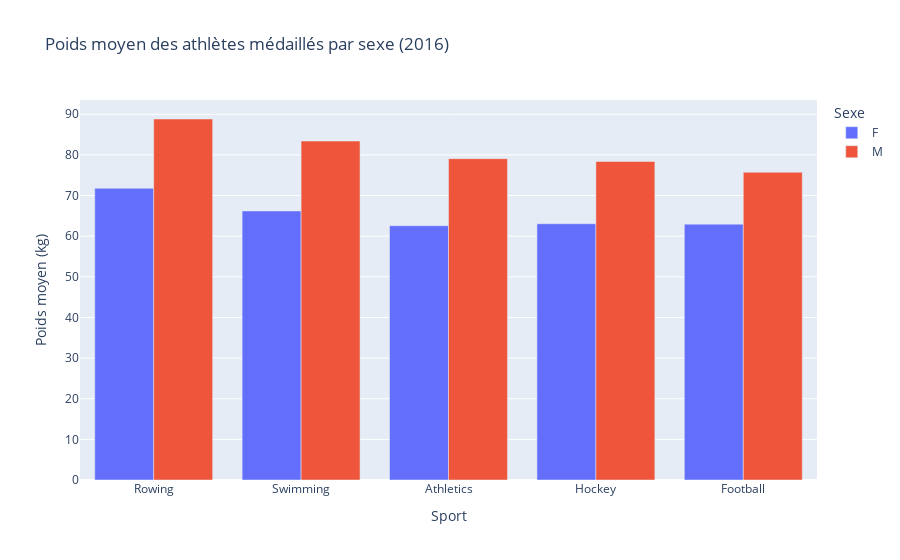

Here is the notebook cell this chart was saved with:
### Markdown cell above
4. Observe the trend in the average weight of male and female athletes winning in the top five sports in 2016.

### Code cell
poids_moyen = df_top.groupby(['Sport', 'Sex'], as_index=False)['Weight'].mean()

fig = px.bar(poids_moyen,
             x='Sport',
             y='Weight',
             color='Sex',
             barmode='group',
             labels={'Weight': 'Poids moyen (kg)', 'Sex': 'Sexe'},
             title='Poids moyen des athlètes médaillés par sexe (2016)')
fig.update_layout(xaxis={'categoryorder':'total descending'})
fig.show()

### Figure 1 — Plotly figure (JSON) as saved in the notebook; plotly's stock layout.template omitted (floating-point values rounded to 4 significant figures)
{"data": [{"alignmentgroup": "True", "hovertemplate": "Sexe=F<br>Sport=%{x}<br>Poids moyen (kg)=%{y}<extra></extra>", "legendgroup": "F", "marker": {"color": "#636efa", "pattern": {"shape": ""}}, "name": "F", "offsetgroup": "F", "orientation": "v", "showlegend": true, "textposition": "auto", "type": "bar", "x": ["Athletics", "Football", "Hockey", "Rowing", "Swimming"], "xaxis": "x", "y": [62.58, 62.96, 63.06, 71.77, 66.2], "yaxis": "y"}, {"alignmentgroup": "True", "hovertemplate": "Sexe=M<br>Sport=%{x}<br>Poids moyen (kg)=%{y}<extra></extra>", "legendgroup": "M", "marker": {"color": "#EF553B", "pattern": {"shape": ""}}, "name": "M", "offsetgroup": "M", "orientation": "v", "showlegend": true, "textposition": "auto", "type": "bar", "x": ["Athletics", "Football", "Hockey", "Rowing", "Swimming"], "xaxis": "x", "y": [79.07, 75.73, 78.38, 88.83, 83.41], "yaxis": "y"}], "layout": {"barmode": "group", "legend": {"title": {"text": "Sexe"}, "tracegroupgap": 0}, "title": {"text": "Poids moyen des athlètes médaillés par sexe (2016)"}, "xaxis": {"anchor": "y", "categoryorder": "total descending", "domain": [0, 1], "title": {"text": "Sport"}}, "yaxis": {"anchor": "x", "domain": [0, 1], "title": {"text": "Poids moyen (kg)"}}}}
